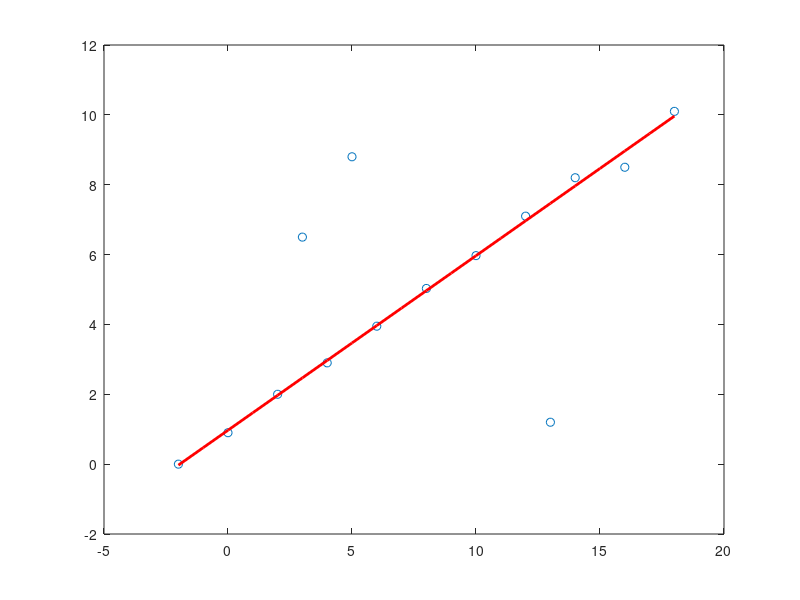

This figure's MATLAB source:
clc;clear all;close all;


data=[[-2,0];[0,0.9];[2,2.0];[3, 6.5]; [4, 2.9]; [5, 8.8]; [6, 3.95]; [8, 5.03]; [10, 5.97]; [12, 7.1]; [13, 1.2]; [14, 8.2];
[16, 8.5];[18, 10.1]];
data=data';
N = 100; 

% Visualize the data
 figure;plot(data(1,:),data(2,:),'o');hold on;
 number = size(data,2); % 
 T = 1;
 
 pretotal=0;     

 for i=1:N
 % (1) Randomly select a sample of s data points from S and instantiate the model from this subset
     idx = randperm(number,2); 
     sample = data(:,idx); 

     line = zeros(1,3);
     x = sample(:, 1);
     y = sample(:, 2);

     k=(y(1)-y(2))/(x(1)-x(2));     
     b = y(1) - k*x(1);
     line = [k -1 b]

     % (2) Determine the set of data points Si which are within a distance threshold t of the model. 
     %The set Si is the consensus set of the sample and defines the inliers of S
     mask=abs(line*[data; ones(1,size(data,2))]);    
     total=sum(mask<T);              
     if total>pretotal            
         pretotal=total;
         bestline=line;          
    end  
 end

mask=abs(bestline*[data; ones(1,size(data,2))])<T;    
hold on;
k=1;
for i=1:length(mask)
    if mask(i)
        inliers(:,k) = data(:,i);
        k=k+1;
    end
end

% (3) re?estimated using all points in the subset Si
b=ones(1,11);
A=[inliers(1,:);b];
A=A';
B=inliers(2,:);
B=B';
kb=pinv(A'*A)*A'*B

 
xAxis = min(inliers(1,:)):max(inliers(1,:));
yAxis = kb(1)*xAxis + kb(2);
plot(xAxis,yAxis,'r-','LineWidth',2);

% result 0.4996 0.9711
 